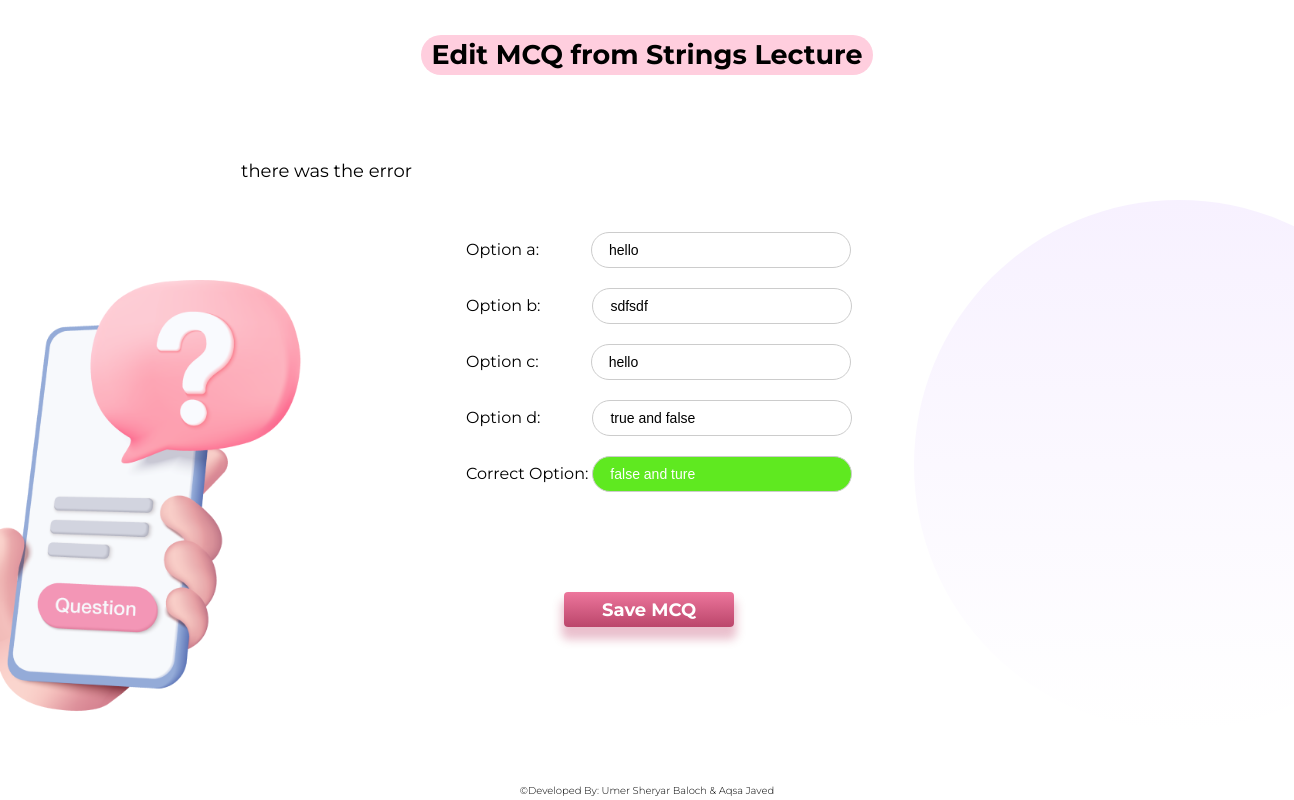
The app's page /edit_mcq/35/12/27/ (signed in), older data.
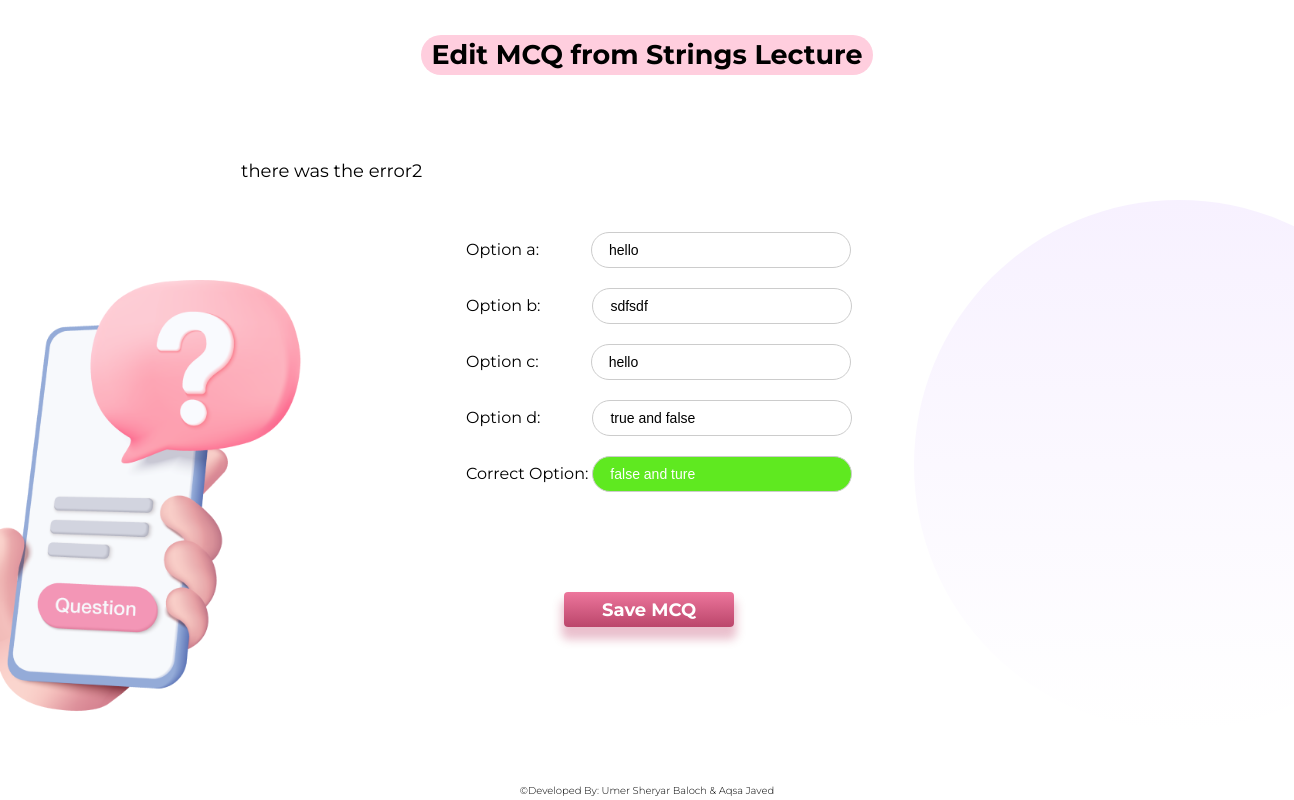
The same page, newer data.
### main/models.py (models this page shows, shortened)
class Question(models.Model):
    s_no = models.IntegerField(default=1)
    question = models.TextField()
    option_1 = models.TextField()
    option_2 = models.TextField()
    option_3 = models.TextField()
    option_4 = models.TextField()
    correct_option = models.TextField()
    lecture = models.ForeignKey(Lecture, on_delete=models.CASCADE)
    teacher = models.ForeignKey(Teacher, on_delete=models.CASCADE)
    course = models.ForeignKey(Course, on_delete=models.CASCADE)
    class Meta:
        unique_together = ('s_no', 'lecture', 'course')

### main/views.py (the view)
# urls.py: path('edit_mcq/<int:course_id>/<int:lecture_id>/<int:question_id>/', views.edit_mcq, name='edit_mcq'),
@login_required(login_url='signin/')
def edit_mcq(request, course_id, lecture_id, question_id):
    lecture = get_object_or_404(Lecture, pk=lecture_id, course_id=course_id)
    mcq = get_object_or_404(Question, id=question_id, course_id=course_id, lecture_id=lecture_id)
    if request.method == 'POST':
        form = QuestionForm(request.POST, instance=mcq)
        if form.is_valid():
            form.save()
            return redirect('view_mcqs', course_id=course_id, lecture_id=lecture_id)
    else:
        form = QuestionForm(instance=mcq)
    return render(request, 'edit_mcqs.html', {'form': form, 'lecture':lecture})

### main/forms.py
class QuestionForm(forms.ModelForm):
    class Meta:
        model = Question
        fields = ['question', 'option_1', 'option_2', 'option_3', 'option_4', 'correct_option']
        widgets = {
            'question': forms.TextInput(attrs={'placeholder': 'Title of the question.....','id':'ques'}),
            'option_1': forms.TextInput(attrs={'placeholder': 'Option a','id':'1'}),
            'option_2': forms.TextInput(attrs={'placeholder': 'Option b','id':'2'}),
            'option_3': forms.TextInput(attrs={'placeholder': 'Option c','id':'3'}),
            'option_4': forms.TextInput(attrs={'placeholder': 'Option d','id':'4'}),
            'correct_option': forms.TextInput(attrs={'placeholder': 'Correct Option','id':'correct'}),
        }
        labels = {
            'option_1': 'Option a',
            'option_2': 'Option b',
            'option_3': 'Option c',
            'option_4': 'Option d',
            'correct_option': 'Correct Option',
        }

### main/templates/edit_mcqs.html (shortened to what this page needs)
<!DOCTYPE html>
<html lang="en">
<head>
    {% load static %}
    <link rel="stylesheet" href="{% static 'css/edit mcqs.css' %}">
</head>
<body>
    <div class="container">
        <div class="title">
            <h1>Edit MCQ from {{ lecture.topic }} Lecture</h1>
        </div>
        <div class="image">
            <img src="{% static 'resources/question mobile.png' %}" alt="">
        </div>
        <div class="gradient-right"></div>
        <div class="question">
            <form method="POST">
                <div class="options">
                    {{ form.as_p }}
                </div>
                <div class="buttons">
                    <input type="submit" value="Save MCQ">
                </div>
            </form>
        </div>
    </div>
    <footer>
        <p>©Developed By: Umer Sheryar Baloch & Aqsa Javed</p>
    </footer>
</body>
</html>

Row changes from the older to the newer data that the page shows:
changed Question "hello": question "there was the error" → "there was the error2"
